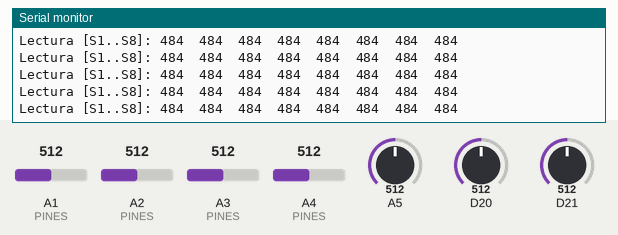
Recording of a sketch running on a simulated Arduino Zero (SAMD21). On the bench: the last lines printed to the serial monitor. Inputs (shaded band) come from the test bench; at power-on: D20 = 512, A1 (PINES) = 512, A2 (PINES) = 512, A3 (PINES) = 512, A4 (PINES) = 512, A5 = 512, D21 = 512 (analog values on the 0–1023 scale).

Above: at 15.7 s.
15.8 s: D20 set to 792
At 16.06 s:
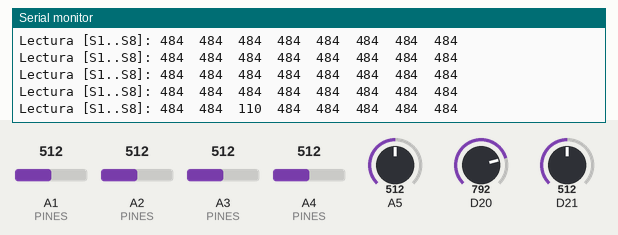
18.8 s: D20 set to 812
At 18.93 s:
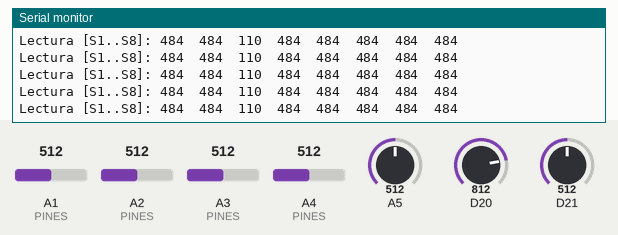
Timing chart, 0 to 21.3 s (numbered marks = the images above; inputs shaded):
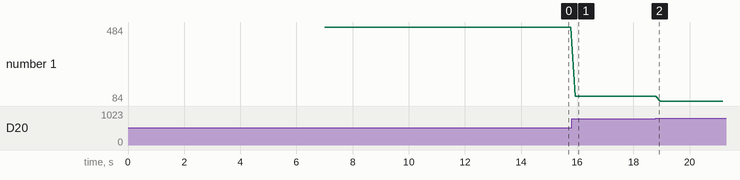

The sketch:

prueba.ino
```cpp
const int PINES[8] = {4,5,6,7,15,16,17,18};

int minValores[8];
int maxValores[8];

// Función para leer un pin con promedio (elimina ruido eléctrico)
int leerFiltrado(int pin) {
  long suma = 0;
  for (int i = 0; i < 10; i++) {
    suma += analogRead(pin);
  }
  return suma / 10;
}

void setup() {
  Serial.begin(115200);
  delay(1000);
  analogReadResolution(12);

  for (int i = 0; i < 8; i++) {
    minValores[i] = 4095;
    maxValores[i] = 0;
  }

  Serial.println("==========================================");
  Serial.println("   CALIBRANDO (6 SEGUNDOS)");
  Serial.println("   Mueve el sensor de izquierda a derecha");
  Serial.println("   sobre la LÍNEA NEGRA y el FONDO BLANCO.");
  Serial.println("==========================================");

  unsigned long tiempoInicio = millis();
  while (millis() - tiempoInicio < 6000) {
    for (int i = 0; i < 8; i++) {
      int lectura = leerFiltrado(PINES[i]);

      if (lectura < minValores[i]) minValores[i] = lectura;
      if (lectura > maxValores[i]) maxValores[i] = lectura;
    }
    delay(10);
  }

  // Protección anti-ruido: Si la diferencia min/max es muy pequeña, corregir
  for (int i = 0; i < 8; i++) {
    int delta = maxValores[i] - minValores[i];
    if (delta < 500) { // Si casi no cambió durante la calibración
      minValores[i] = 500;
      maxValores[i] = 3500;
    }
  }

  Serial.println("¡Calibración terminada!\n");
}

void loop() {
  Serial.print("Lectura [S1..S8]: ");

  for (int i = 0; i < 8; i++) {
    int raw = leerFiltrado(PINES[i]);

    // Mapeo invertido: Fondo Blanco = 0, Línea Negra = 1000
    int normalizado = map(raw, maxValores[i], minValores[i], 0, 1000);
    normalizado = constrain(normalizado, 0, 1000);

    Serial.print(normalizado);
    Serial.print("\t");
  }
  Serial.println();
  delay(150);
}
```

Measured:
- after the input at 15.8 s, the serial monitor: prints a new line after 0.13 s (image 1)
- plotted number 1: 484 → 110 after the input at 15.8 s, 110 → 84 after the input at 18.8 s
